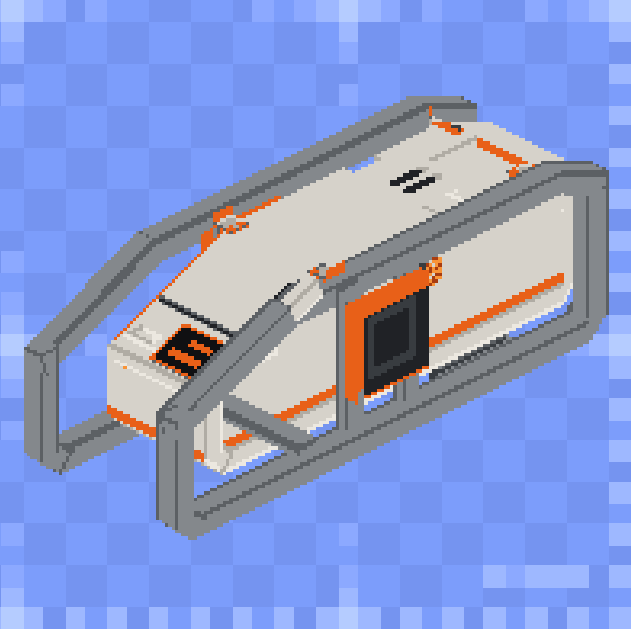
#> input picture 822CDA05A110A96A9C6956E05C9D058A.png, 631 x 629 px, given in place of universal_terminal.png, which was not available
$ python render_obj.py ../822CDA05A110A96A9C6956E05C9D058A.png out.png
#> lines starting #> are read from the running program, lines starting #| are printed output that depends on the picture
# -*- coding: utf-8 -*-
"""
把 .obj 渲染成图片（用 obj 里的 v / vt / vn 原样画），用来确认转换是否忠实。

    python tools/render_obj.py <obj路径> [输出png路径]
"""
import os
import sys

from PIL import Image, ImageDraw

HERE = os.path.dirname(os.path.abspath(__file__))
PROJECT = os.path.dirname(HERE)
TEX = os.path.join(PROJECT, "src", "main", "resources", "assets", "deepspacedeployer",
                   "textures", "block", "universal_terminal.png")
OUT = os.path.join(HERE, "_obj_render.png")

TILE = 560
INSET = 0.10
import math


def load_obj(path):
    verts, uvs, faces = [], [], []
    for line in open(path, encoding="utf-8", errors="replace"):
        parts = line.split()
        if not parts:
            continue
        if parts[0] == "v":
            verts.append(tuple(float(x) for x in parts[1:4]))
        elif parts[0] == "vt":
            uvs.append(tuple(float(x) for x in parts[1:3]))
        elif parts[0] == "f":
            idx = []
            for token in parts[1:]:
                bits = token.split("/")
                vi = int(bits[0]) - 1
                ti = int(bits[1]) - 1 if len(bits) > 1 and bits[1] else vi
                idx.append((vi, ti))
            faces.append(idx)
    return verts, uvs, faces


def make_camera(yaw, pitch, scale, cx, cy):
    yr, pr = math.radians(yaw), math.radians(pitch)

    def project(p):
        x = p[0] * 16.0 * math.cos(yr) - p[2] * 16.0 * math.sin(yr)
        z = p[0] * 16.0 * math.sin(yr) + p[2] * 16.0 * math.cos(yr)
        y = p[1] * 16.0
        sy = y * math.cos(pr) - z * math.sin(pr)
        depth = y * math.sin(pr) + z * math.cos(pr)
        return (cx + x * scale, cy - sy * scale, depth)

    return project


def sample(tex, u, v):
    tw, th = tex.size
    x = min(max(int(u * tw), 0), tw - 1)
    # 原版 UV 约定：v=0 在贴图顶部
    y = min(max(int(v * th), 0), th - 1)
    return tex.getpixel((x, y))


def tri(buf, p0, p1, p2, uv0, uv1, uv2, tex):
    (x0, y0), (x1, y1), (x2, y2) = p0, p1, p2
    minx, maxx = max(0, int(min(x0, x1, x2))), min(buf.width - 1, int(max(x0, x1, x2)) + 1)
    miny, maxy = max(0, int(min(y0, y1, y2))), min(buf.height - 1, int(max(y0, y1, y2)) + 1)
    den = (y1 - y2) * (x0 - x2) + (x2 - x1) * (y0 - y2)
    if abs(den) < 1e-9:
        return
    for py in range(miny, maxy + 1):
        for px in range(minx, maxx + 1):
            gx, gy = px + 0.5, py + 0.5
            w0 = ((y1 - y2) * (gx - x2) + (x2 - x1) * (gy - y2)) / den
            w1 = ((y2 - y0) * (gx - x2) + (x0 - x2) * (gy - y2)) / den
            w2 = 1 - w0 - w1
            if w0 < -0.004 or w1 < -0.004 or w2 < -0.004:
                continue
            uu = uv0[0] * w0 + uv1[0] * w1 + uv2[0] * w2
            vv = uv0[1] * w0 + uv1[1] * w1 + uv2[1] * w2
            r, g, b, a = sample(tex, uu, vv)
            if a > 8:
                buf.putpixel((px, py), (r, g, b, 255))


def render(verts, uvs, faces, tex, yaw, pitch, scale=22.0):
    img = Image.new("RGBA", (TILE, TILE), (30, 32, 38, 255))
    project = make_camera(yaw, pitch, scale, TILE / 2, TILE * 0.60)
    prepared = []
    for quad in faces:
        pts = [project(verts[vi]) for vi, _ in quad]
        depth = sum(p[2] for p in pts) / len(pts)
        prepared.append((depth, pts, [uvs[ti] for _, ti in quad]))
    prepared.sort(key=lambda q: q[0])
    for _, pts, quv in prepared:
        us = [t[0] for t in quv]
        vs = [t[1] for t in quv]
        du, dv = (max(us) - min(us)) * INSET, (max(vs) - min(vs)) * INSET
        P = [(t[0] + (du if t[0] == min(us) else -du),
              t[1] + (dv if t[1] == min(vs) else -dv)) for t in quv]
        pts2 = [(p[0], p[1]) for p in pts]
        for i in range(2, len(pts2)):
            tri(img, pts2[0], pts2[i - 1], pts2[i], P[0], P[i - 1], P[i], tex)
    d = ImageDraw.Draw(img)
    box = [project((0.3125, 0, 0.3125))[:2], project((0.6875, 0, 0.3125))[:2],
           project((0.6875, 0, 0.6875))[:2], project((0.3125, 0, 0.6875))[:2]]
    d.line([*box, box[0]], fill=(255, 90, 90, 220), width=1)
    return img


def main():
    path = sys.argv[1] if len(sys.argv) > 1 else os.path.join(
        PROJECT, "src", "main", "resources", "assets", "deepspacedeployer", "models", "obj",
        "universal_terminal.obj")
    out = sys.argv[2] if len(sys.argv) > 2 else OUT
    tex = Image.open(TEX).convert("RGBA")
    verts, uvs, faces = load_obj(path)
    views = [(35, 30), (125, 30), (215, 30), (35, 65)]
    tiles = [render(verts, uvs, faces, tex, y, p) for y, p in views]
#> in render, `img = Image.new("RGBA", (TILE, TILE), (30, 32, 38, 255))`:
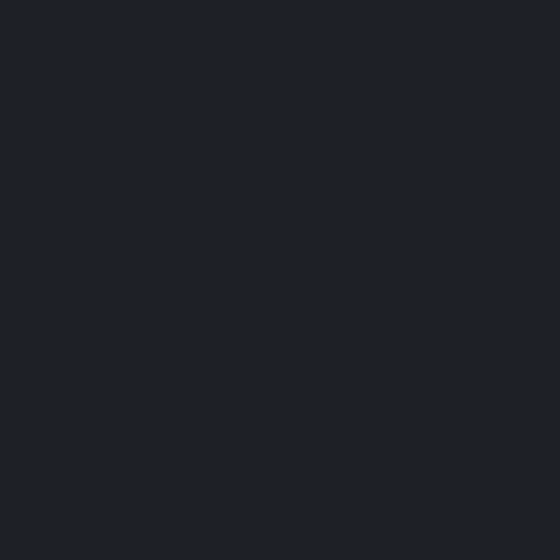
#> img: PIL image 560x560 RGBA; mean R, G, B, A 30, 32, 38, 255
#> tiles = 4 items
    canvas = Image.new("RGBA", (TILE * len(tiles) + 8 * (len(tiles) - 1) + 1, TILE + 26), (18, 19, 24, 255))
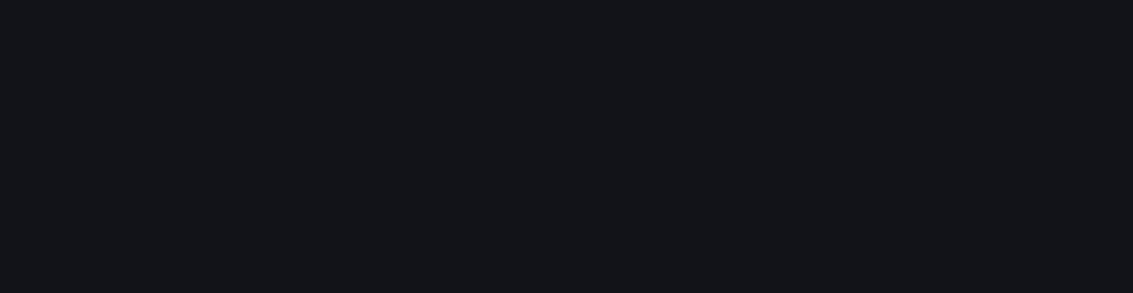
#> canvas: PIL image 2265x586 RGBA (shown at 1/2 size); mean R, G, B, A 18, 19, 24, 255
    for i, t in enumerate(tiles):
        canvas.paste(t, (i * (TILE + 8), 26))
#> this loop made 4 passes
    d = ImageDraw.Draw(canvas)
    for i, (y, p) in enumerate(views):
        d.text((i * (TILE + 8) + 8, 8), "yaw %d pitch %d" % (y, p), fill=(230, 230, 230, 255))
    canvas.save(out)
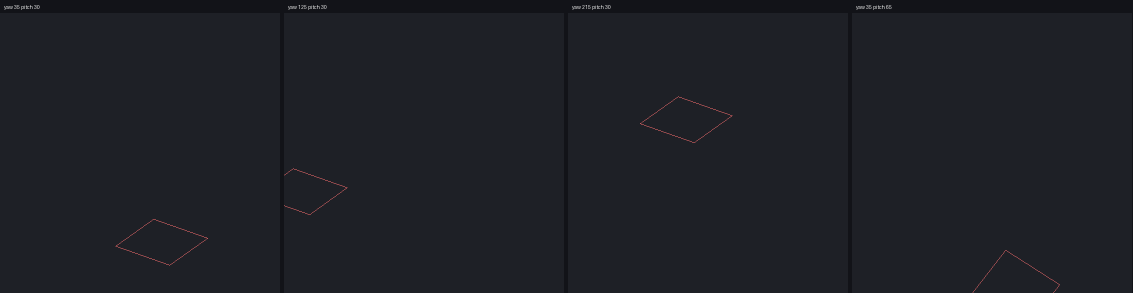
#> saved as out.png: PIL image 2265x586 RGBA (shown at 1/2 size); mean R, G, B, A 29.7, 31.4, 37.4, 255; transparent parts drawn white
    print("已输出 %s（v=%d vt=%d f=%d）" % (out, len(verts), len(uvs), len(faces)))
#| 已输出 out.png（v=0 vt=0 f=0）


if __name__ == "__main__":
    main()
